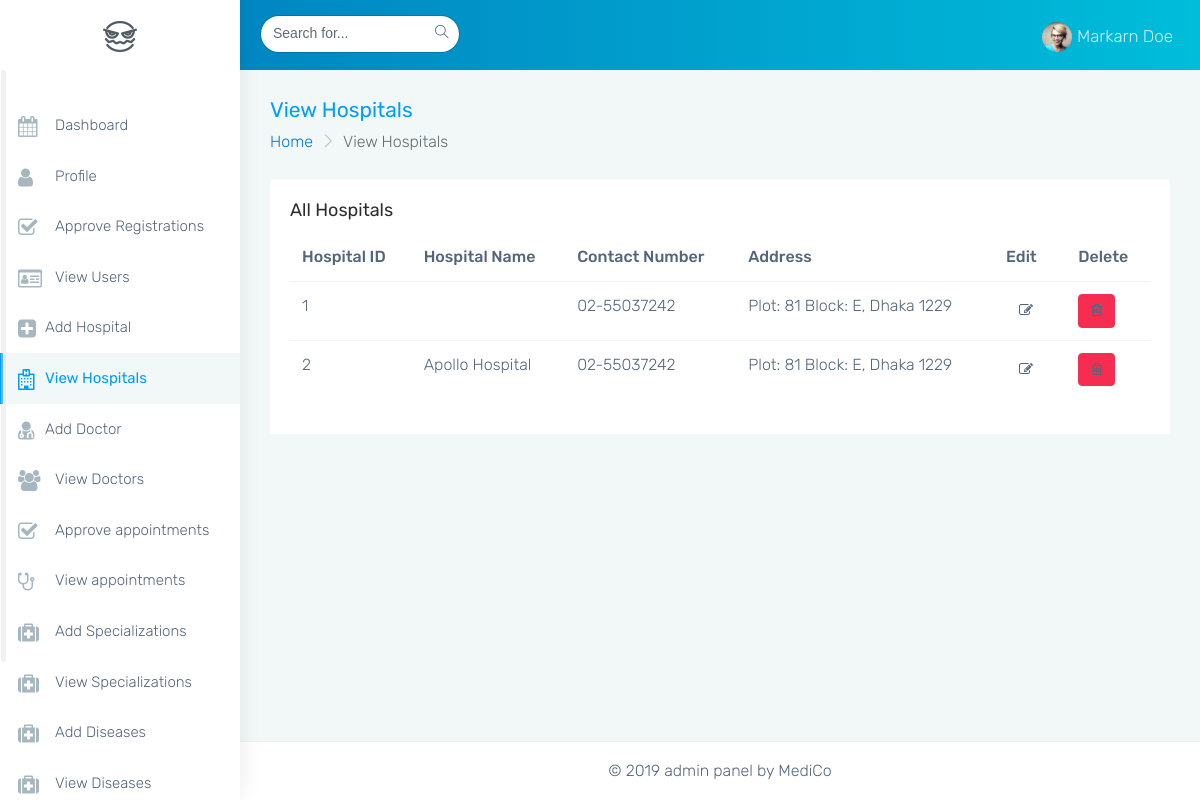
The page /mediment-admin/monster-html/view_hospitals.php on the database as committed earlier.
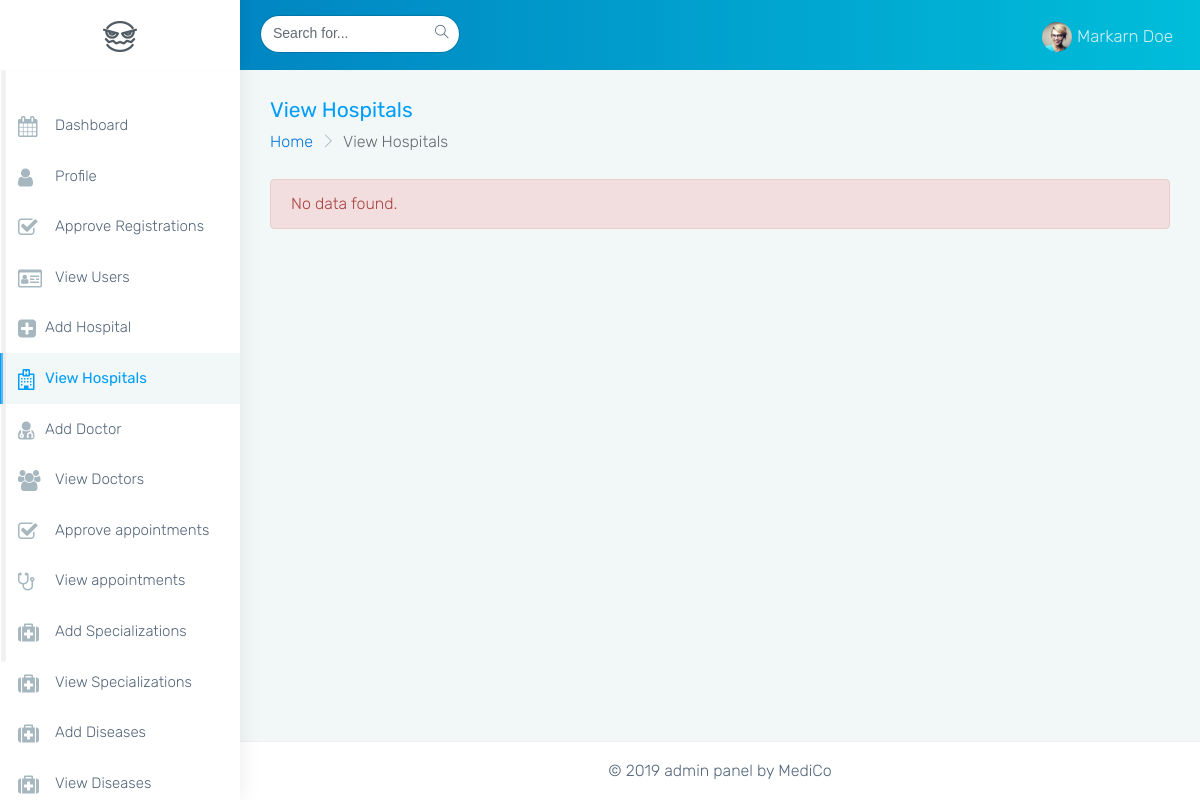
The same page on the database as committed later.
### tables this page shows
CREATE TABLE `hospitals` (
  `hospitalid` int(11) NOT NULL AUTO_INCREMENT,
  `name` varchar(255) DEFAULT NULL,
  `contact` varchar(11) DEFAULT NULL,
  `address` varchar(255) DEFAULT NULL,
  `isdelete` char(1) DEFAULT '0',
  `created_at` datetime DEFAULT CURRENT_TIMESTAMP,
  `updated_at` datetime DEFAULT CURRENT_TIMESTAMP ON UPDATE CURRENT_TIMESTAMP,
  PRIMARY KEY (`hospitalid`),
  UNIQUE KEY `hospitalid_UNIQUE` (`hospitalid`)
);

### mediment-admin/monster-html/view_hospitals.php (the view, shortened to what this page needs)
<?php
    include('common/html_head.php');
    include('common/db_connection.php');
    $sql="SELECT * FROM hospitals WHERE isdelete='0' ORDER BY hospitalid";
    $result=mysqli_query($connect,$sql);
    $num_of_rows = mysqli_num_rows($result);
?>
<body class="fix-header card-no-border">
    <div id="main-wrapper">
        <?php
        include('common/header.php');
        ?>
        <?php
        include('common/side_nav.php');
        ?>
        <div class="page-wrapper">
            <div class="container-fluid">
                <div class="row page-titles">
                    <div class="col-md-6 col-8 align-self-center">
                        <h3 class="text-themecolor m-b-0 m-t-0">View Hospitals</h3>
                        <ol class="breadcrumb">
                            <li class="breadcrumb-item"><a href="javascript:void(0)">Home</a></li>
                            <li class="breadcrumb-item active">View Hospitals</li>
                        </ol>
                    </div>
                </div>
                <?php
                if($num_of_rows > 0){
                ?>
                <div class="row">
                    <div class="col-sm-12">
                        <div class="card">
                            <div class="card-block">
                                <h4 class="card-title">All Hospitals</h4>
                                <div class="table-responsive">
                                    <table class="table">
                                        <thead>
                                            <tr>
                                                <th>Hospital ID</th>
                                                <th>Hospital Name</th>
                                                <th>Contact Number</th>
                                                <th>Address</th>
                                                <th>Edit</th>
                                                <th>Delete</th>
                                            </tr>
                                        </thead>
                                        <tbody>
                                            <?php
                                            while($row=mysqli_fetch_assoc($result)){
                                              ?>
                                            <tr>
                                                <td><?php echo $row['hospitalid']; ?></td>
                                                <td><?php echo ucwords(strtolower($row['name'])); ?></td>
                                                <td><?php echo $row['contact']; ?></td>
                                                <td><?php echo $row['address']; ?></td>
                                                <td><a class="btn btn-default"><i class="fa fa-edit"></i></a></td>
                                                <td><a class="btn btn-danger"><i class="fa fa-trash-o"></i></a></td>
                                            </tr>
                                            <?php
                                            }
                                            ?>
                                        </tbody>
                                    </table>
                                </div>
                            </div>
                            <?php
                              }
                              else if($num_of_rows == 0){
                               ?>
                               <div class='alert alert-danger'>
                                No data found.
                               </div>
                               <?php
                                }
                               ?>
                        </div>
                    </div>
                </div>
            </div>
            <?php
            include('common/footer.php');
            ?>
</body>
</html>

### mediment-admin/monster-html/common/html_head.php (shortened to what this page needs)
<!DOCTYPE html>
<html lang="en">
<head>
    <link href="../assets/plugins/bootstrap/css/bootstrap.min.css" rel="stylesheet">
    <link href="css/style.css" rel="stylesheet">
    <link href="css/colors/blue.css" id="theme" rel="stylesheet">
</head>

### mediment-admin/monster-html/common/header.php (shortened to what this page needs)
<header class="topbar">
    <nav class="navbar top-navbar navbar-toggleable-sm navbar-light">
        <div class="navbar-header">
            <a class="navbar-brand" href="index.php">
                <b>
                    <img src="../assets/images/logo-icon.png" alt="homepage" class="dark-logo" />
                </b>
            </a>
        </div>
        <div class="navbar-collapse">
            <ul class="navbar-nav mr-auto mt-md-0 ">
                <li class="nav-item hidden-sm-down">
                    <form class="app-search p-l-20">
                        <input type="text" class="form-control" placeholder="Search for..."> <a class="srh-btn"><i class="ti-search"></i></a>
                    </form>
                </li>
            </ul>
            <ul class="navbar-nav my-lg-0">
                <li class="nav-item dropdown">
                    <a class="nav-link dropdown-toggle text-muted waves-effect waves-dark" href="" data-toggle="dropdown" aria-haspopup="true" aria-expanded="false"><img src="../assets/images/users/1.jpg" alt="user" class="profile-pic m-r-5" />Markarn Doe</a>
                </li>
            </ul>
        </div>
    </nav>
</header>

### mediment-admin/monster-html/common/side_nav.php (shortened to what this page needs)
<aside class="left-sidebar">
    <div class="scroll-sidebar">
        <nav class="sidebar-nav">
            <ul id="sidebarnav">
                <li>
                    <a href="index.php" class="waves-effect"><i class="fa  fa-calendar m-r-10" aria-hidden="true"></i>Dashboard</a>
                </li>
                <li>
                    <a href="pages-profile.php" class="waves-effect"><i class="fa fa-user m-r-10" aria-hidden="true"></i>Profile</a>
                </li>
                <li>
                    <a href="approve_registrations.php" class="waves-effect"><i class="fa fa-check-square-o m-r-10" aria-hidden="true"></i>Approve Registrations</a>
                </li>
                <li>
                    <a href="view_users.php" class="waves-effect"><i class="fa fa fa-id-card-o  m-r-10" aria-hidden="true"></i>View Users</a>
                </li>
                <li>
                    <a href="add_hospitals.php" class="waves-effect"><i class="fa fa-plus-square" aria-hidden="true"></i>Add Hospital</a>
                </li>
                <li>
                    <a href="view_hospitals.php" class="waves-effect"><i class="fa fa-hospital-o" aria-hidden="true"></i>View Hospitals</a>
                </li>
                <li>
                    <a href="add_doctors.php" class="waves-effect"><i class="fa  fa-user-md" aria-hidden="true"></i>Add Doctor</a>
                </li>
                <li>
                    <a href="view_doctors.php" class="waves-effect"><i class="fa fa-users m-r-10" aria-hidden="true"></i>View Doctors</a>
                </li>
                <li>
                    <a href="approve_appointments_list.php" class="waves-effect"><i class="fa fa-check-square-o m-r-10" aria-hidden="true"></i>Approve appointments</a>
                </li>
                <li>
                    <a href="view_appointments.php" class="waves-effect"><i class="fa fa-stethoscope m-r-10" aria-hidden="true"></i>View appointments</a>
                </li>
                <li>
                    <a href="add_spec.php" class="waves-effect"><i class="fa fa-medkit m-r-10" aria-hidden="true"></i>Add Specializations</a>
                </li>
                <li>
                    <a href="view_specs.php" class="waves-effect"><i class="fa fa-medkit m-r-10" aria-hidden="true"></i>View Specializations</a>
                </li>
                <li>
                    <a href="add_diseases.php" class="waves-effect"><i class="fa fa-medkit m-r-10" aria-hidden="true"></i>Add Diseases</a>
                </li>
                <li>
                    <a href="view_diseases.php" class="waves-effect"><i class="fa fa-medkit m-r-10" aria-hidden="true"></i>View Diseases</a>
                </li>
            </ul>
        </nav>
    </div>
</aside>

### mediment-admin/monster-html/common/footer.php (shortened to what this page needs)
        <footer class="footer text-center">
            © 2019 admin panel by MediCo
        </footer>
    </div>
</div>

### mediment-admin/monster-html/css/colors/blue.css (style rules this page uses)
.topbar { background: #009efb; background: -moz-linear-gradient(left, #0178bc 0%, #00bdda 100%); background: -webkit-linear-gradient(left, #0178bc 0%, #00bdda 100%); background: linear-gradient(to right, #0178bc 0%, #00bdda 100%); }
.topbar .navbar-header { background: #ffffff; box-shadow: 4px -4px 10px rgba(0, 0, 0, 0.05); }
.topbar .navbar-light .navbar-nav .nav-item > a.nav-link { color: rgba(255, 255, 255, 0.8) !important; }
.text-themecolor { color: #009efb !important; }
.sidebar-nav { background: #fff; }
.sidebar-nav ul li a { color: #54667a; }
.sidebar-nav ul li a.active, .sidebar-nav ul li a:hover { color: #009efb; }
.sidebar-nav ul li a.active { color: #263238; }
.sidebar-nav > ul > li.active > a { border-left: 3px solid #009efb; color: #009efb; }
.sidebar-nav > ul > li.active > a i { color: #009efb; }
.sidebar-nav > ul > li > a { border-left: 3px solid #fff; }
.sidebar-nav > ul > li > a.active, .sidebar-nav > ul > li > a:hover { border-left: 3px solid #009efb; }
.sidebar-nav > ul > li > a.active i, .sidebar-nav > ul > li > a:hover i { color: #009efb; }
.sidebar-nav > ul > li > a i { color: #a6b7bf; }
.sidebar-nav > ul > li > a.active { font-weight: 400; background: #ffffff; color: #009efb; }

Rows that differ between the two databases and show on the page:
removed hospitals: hospitalid "1", contact "02-55037242", address "Plot: 81 Block: E, Dhaka 1229"
removed hospitals: hospitalid "2", name "Apollo Hospital", contact "02-55037242", address "Plot: 81 Block: E, Dhaka 1229"
Other text that changed with them:
text no longer shown: "All Hospitals Hospital ID Hospital Name Contact Number Address Edit Delete"
text now shown: "No data found."
